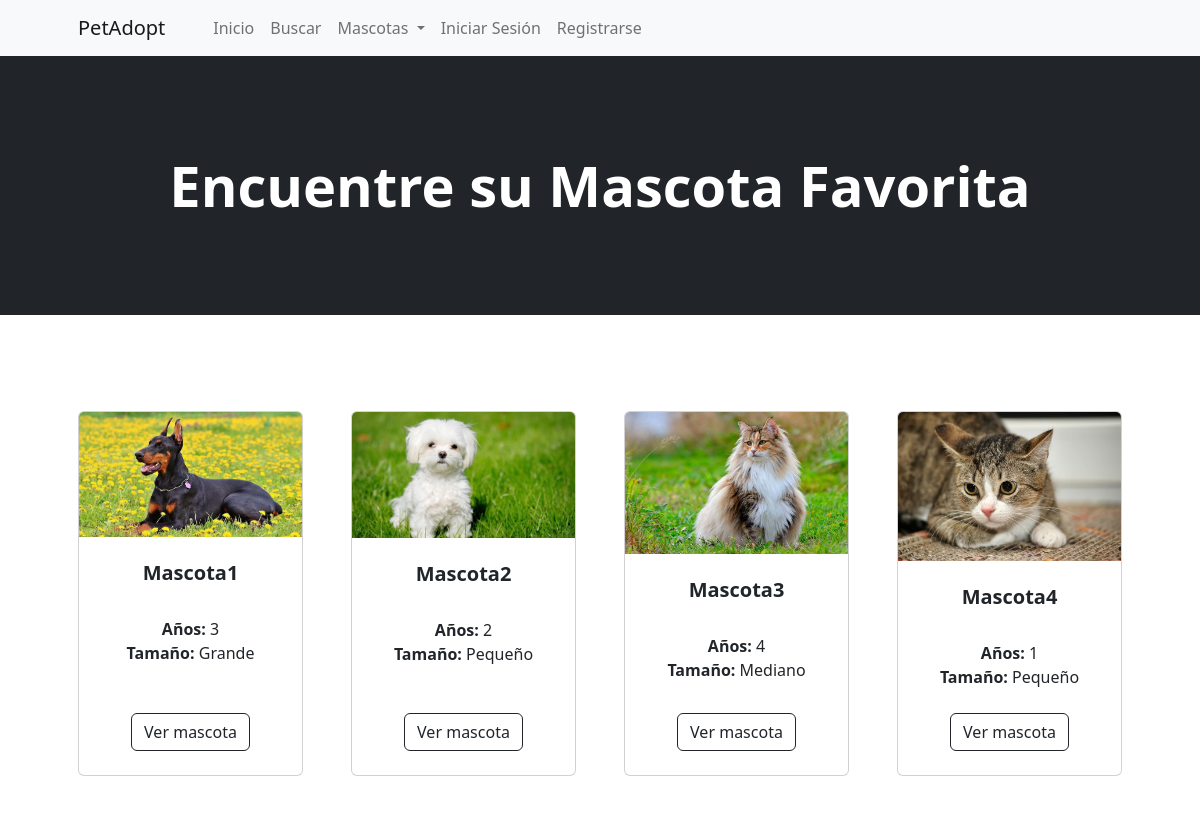
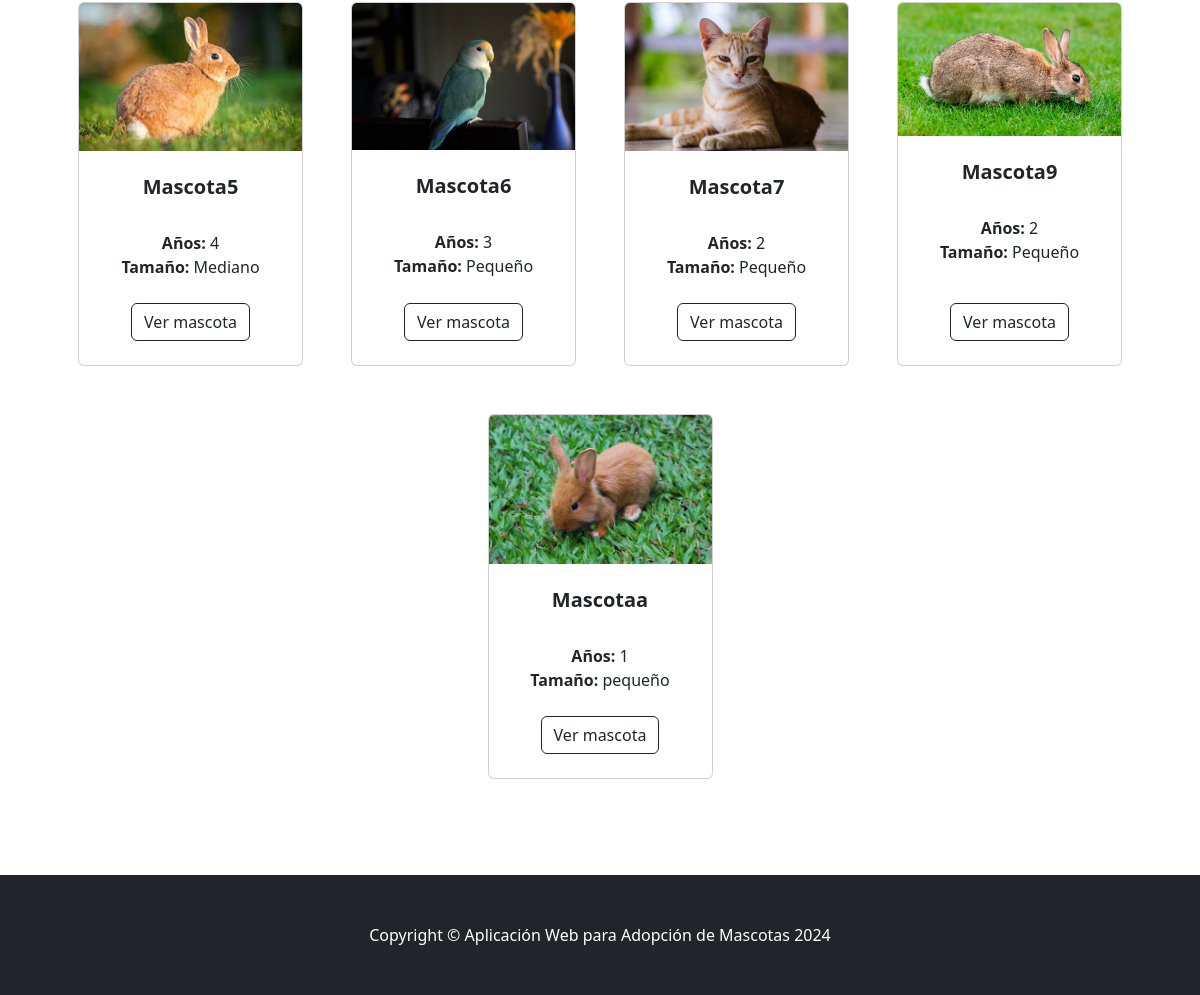
The app's page /lista_mascotas/ with its own data (2 pictures, top to bottom).
### pag/models.py (models this page shows, shortened)
class Mascota(models.Model):
    name = models.CharField(max_length=50)
    tamano = models.CharField(max_length=10)
    tipo = models.ForeignKey(Tipo, on_delete=models.CASCADE, default=1)
    edad = models.CharField(max_length=10, default='', blank=True, null=False)
    sexo = models.CharField(max_length=10)
    descripcion = models.TextField(max_length=250, default='')
    lugar_adopcion = models.ForeignKey(LugarAdopcion, on_delete=models.CASCADE, null=False)
    image = models.ImageField(upload_to='uploads/mascota/')

### pag/views.py (the view)
# urls.py: path('lista_mascotas/', views.lista_mascotas, name='lista_mascotas'),
def lista_mascotas(request):
    mascotas = Mascota.objects.all()
    return render(request, 'lista_mascotas.html', {'mascotas':mascotas})

### pag/templates/lista_mascotas.html
{% extends 'base.html' %}
{% block content%}
        <header class="bg-dark py-5">
            <div class="container px-4 px-lg-5 my-5">
                <div class="text-center text-white">
                    <h1 class="display-4 fw-bolder">Encuentre su Mascota Favorita</h1>
                </div>
            </div>
        </header>
        <section class="py-5">
            <div class="container px-4 px-lg-5 mt-5">
                <div class="row gx-4 gx-lg-5 row-cols-2 row-cols-md-3 row-cols-xl-4 justify-content-center">
                    {% for mascota in mascotas %}
                        <div class="col mb-5">
                            <div class="card h-100">
                                <img class="card-img-top" src="{{ mascota.image.url }}" alt="..." />
                                <div class="card-body p-4">
                                    <div class="text-center">
                                        <h5 class="fw-bolder">{{ mascota.name }}</h5>
                                        <br>
                                        <strong>Años: </strong>{{ mascota.edad }}
                                        <br>
                                        <strong>Tamaño: </strong>{{ mascota.tamano }}
                                        <br>
                                    </div>
                                </div>
                                <div class="card-footer p-4 pt-0 border-top-0 bg-transparent">
                                    <div class="text-center"><a class="btn btn-outline-dark mt-auto" href="{% url 'mascota' mascota.id %}">Ver mascota</a></div>
                                </div>
                            </div>
                        </div>
                    {% endfor %}
            </div>
        </section>
{% endblock %}

### records on screen
Mascota: image (picture), name "Mascota1", edad "3", tamano "Grande"
Mascota: image (placeholder picture), name "Mascota2", edad "2", tamano "Pequeño"
Mascota: image (picture), name "Mascota3", edad "4", tamano "Mediano"
Mascota: image (picture), name "Mascota4", edad "1", tamano "Pequeño"
Mascota: image (picture), name "Mascota5", edad "4", tamano "Mediano"
Mascota: image (picture), name "Mascota6", edad "3", tamano "Pequeño"
Mascota: image (picture), name "Mascota7", edad "2", tamano "Pequeño"
Mascota: image (picture), name "Mascota9", edad "2", tamano "Pequeño"
Mascota: image (picture), name "Mascotaa", edad "1", tamano "pequeño"
